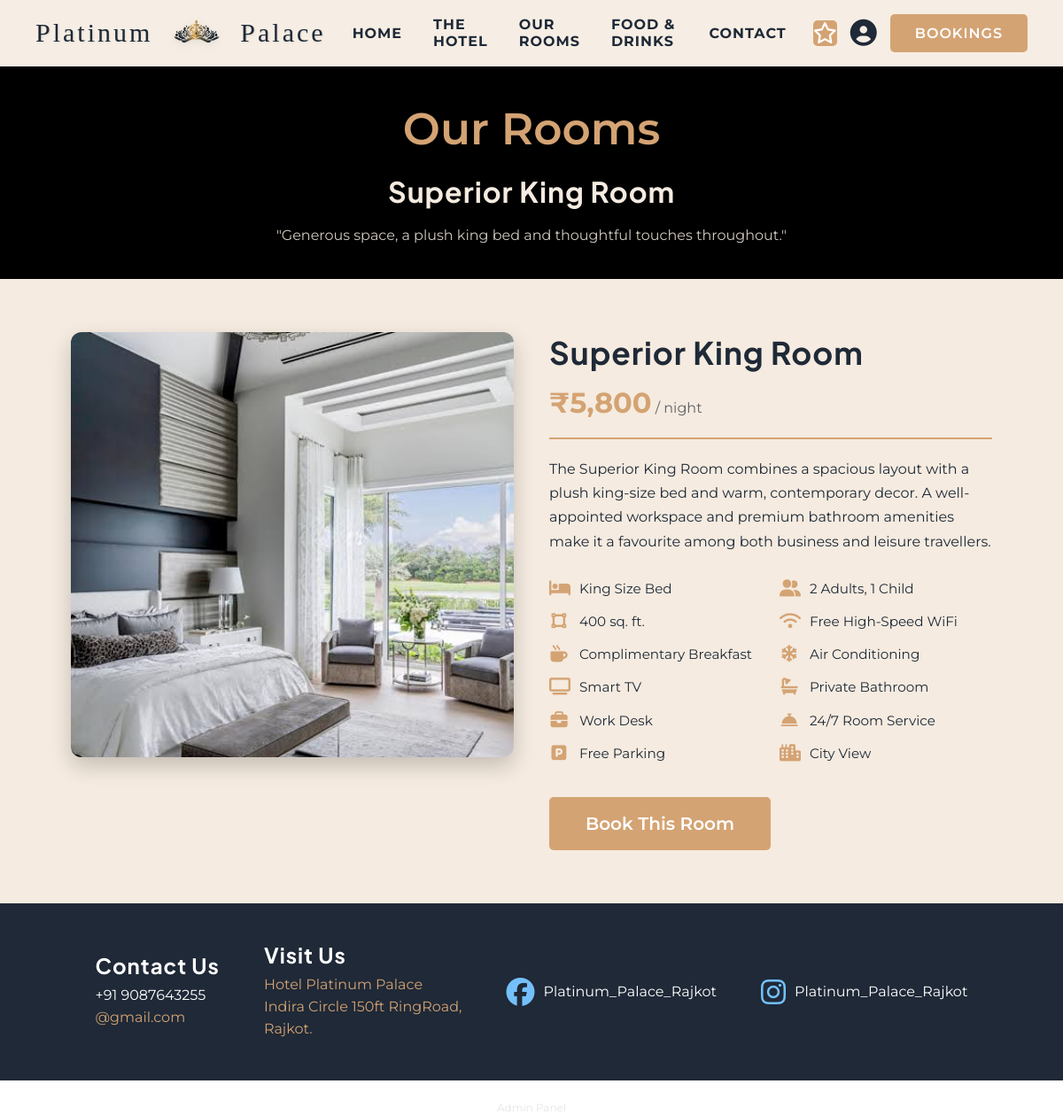
Page /room3.php on the committed database.
### tables this page shows
CREATE TABLE rooms (
    room_id INT AUTO_INCREMENT PRIMARY KEY,
    room_name VARCHAR(100) NOT NULL,        
    room_type VARCHAR(50),                  
    description TEXT,
    price_per_night DECIMAL(10,2) NOT NULL,
    max_occupancy INT DEFAULT 2,
    image_path VARCHAR(255),                
    status ENUM('available','occupied','maintenance') DEFAULT 'available'
);

### room3.php (the view, shortened to what this page needs)
<?php
include 'connection.php';
$room_id = 3;
$stmt = $conn->prepare("SELECT room_id, room_name, price_per_night, image_path FROM rooms WHERE room_id = ?");
$stmt->bind_param("i", $room_id);
$stmt->execute();
$result = $stmt->get_result();
$room = $result->fetch_assoc();
?>
<!DOCTYPE html>
<html lang="en">
<head>
    <link rel="stylesheet" href="room1.css">
    <link rel="stylesheet" href="https://cdnjs.cloudflare.com/ajax/libs/font-awesome/6.5.1/css/all.min.css">
</head>
<body>
    <?php include 'navbar.php'; ?>
    <div class="room1_hero">
        <p>Our Rooms</p>
        <h1><?php echo htmlspecialchars($room['room_name']); ?></h1>
        <div id="hero_sub">"Generous space, a plush king bed and thoughtful touches throughout."</div>
    </div>
    <div class="room1_body">
        <div class="room1_gallery">
            <img src="<?php echo htmlspecialchars($room['image_path']); ?>" alt="<?php echo htmlspecialchars($room['room_name']); ?>">
        </div>
        <div class="room1_info">
            <div class="room1_info_head">
                <h2><?php echo htmlspecialchars($room['room_name']); ?></h2>
                <div class="room1_price">
                    <span class="amount">₹<?php echo number_format($room['price_per_night'], 0); ?></span>
                    <span class="per">/ night</span>
                </div>
            </div>
            <p class="room1_desc">
                The Superior King Room combines a spacious layout with a plush king-size bed and warm,
                contemporary decor. A well-appointed workspace and premium bathroom amenities make it a
                favourite among both business and leisure travellers.
            </p>
            <div class="room1_features">
                <div class="feature"><i class="fa-solid fa-bed"></i><span>King Size Bed</span></div>
                <div class="feature"><i class="fa-solid fa-user-group"></i><span>2 Adults, 1 Child</span></div>
                <div class="feature"><i class="fa-solid fa-vector-square"></i><span>400 sq. ft.</span></div>
                <div class="feature"><i class="fa-solid fa-wifi"></i><span>Free High-Speed WiFi</span></div>
                <div class="feature"><i class="fa-solid fa-mug-hot"></i><span>Complimentary Breakfast</span></div>
                <div class="feature"><i class="fa-solid fa-snowflake"></i><span>Air Conditioning</span></div>
                <div class="feature"><i class="fa-solid fa-tv"></i><span>Smart TV</span></div>
                <div class="feature"><i class="fa-solid fa-bath"></i><span>Private Bathroom</span></div>
                <div class="feature"><i class="fa-solid fa-briefcase"></i><span>Work Desk</span></div>
                <div class="feature"><i class="fa-solid fa-bell-concierge"></i><span>24/7 Room Service</span></div>
                <div class="feature"><i class="fa-solid fa-square-parking"></i><span>Free Parking</span></div>
                <div class="feature"><i class="fa-solid fa-city"></i><span>City View</span></div>
            </div>
            <div class="room1_book_btn">
                <a href="book_room.php?room_id=<?php echo $room['room_id']; ?>">
                    <button>Book This Room</button>
                </a>
            </div>
        </div>
    </div>
    <?php include 'footer.php'; ?>
</body>
</html>

### room1.css (style rules this page uses)
* { margin: 0; padding: 0; box-sizing: border-box; font-family: 'Montserrat', sans-serif; }
.room1_hero { min-height: 220px; height: auto; width: 100%; background-color: black; text-align: center; padding: 40px 20px; }
.room1_hero p { font-size: 50px; font-weight: 600; color: #D4A373; }
.room1_hero h1 { color: #F5EBE0; margin: 20px 0; letter-spacing: 1px; }
#hero_sub { color: #F5EBE0; margin: 20px auto 0 auto; max-width: 600px; opacity: 0.85; }
.room1_body { display: flex; flex-wrap: wrap; gap: 40px; padding: 60px 80px; background-color: #F5EBE0; align-items: flex-start; }
.room1_gallery { flex: 1 1 420px; }
.room1_gallery img { width: 100%; height: 480px; object-fit: cover; border-radius: 12px; box-shadow: 0 10px 25px rgba(0,0,0,0.2); }
.room1_info { flex: 1 1 420px; }
.room1_info_head { display: flex; justify-content: space-between; align-items: flex-end; flex-wrap: wrap; gap: 15px; border-bottom: 2px solid #D4A373; padding-bottom: 20px; margin-bottom: 20px; }
.room1_info_head h2 { color: #1f2937; font-size: 2.2rem; }
.room1_price .amount { font-size: 2rem; font-weight: 700; color: #D4A373; }
.room1_price .per { font-size: 1rem; color: #1f2937; opacity: 0.7; }
.room1_desc { color: #1f2937; line-height: 1.7; margin-bottom: 30px; }
.room1_features { display: grid; grid-template-columns: repeat(2, 1fr); gap: 18px 20px; margin-bottom: 40px; }
.feature { display: flex; align-items: center; gap: 12px; color: #1f2937; font-size: 0.95rem; }
.feature i { color: #D4A373; font-size: 1.2rem; width: 22px; text-align: center; }
.room1_book_btn button { height: 60px; width: 250px; color: white; background-color: #D4A373; border: none; border-radius: 10px; font-size: 20px; font-weight: 600; cursor: pointer; transition: 0.2s ease; }
button, .btn-booking, input[type="submit"], .btn { background-color: #D4A373 !important; color: white !important; border-radius: 5px !important; border: none !important; font-weight: 600 !important; transition: all 0.3s ease !important; }
h1, h2, h3, h4, h5, h6 { font-family: 'Plus Jakarta Sans', sans-serif !important; letter-spacing: 1px; }

### style.css (style rules this page uses)
* { margin: 0; padding: 0; box-sizing: border-box; font-family: 'Montserrat', sans-serif; }
h1, h2, h3, h4, h5, h6 { font-family: 'Plus Jakarta Sans', sans-serif; letter-spacing: 1px; }
button { height: 45px; width: 150px; cursor: pointer; }
button, .btn-booking, input[type="submit"], .btn { background-color: #D4A373 !important; color: white !important; border-radius: 5px !important; border: none !important; font-weight: 600 !important; transition: all 0.3s ease !important; }
h1, h2, h3, h4, h5, h6 { font-family: 'Plus Jakarta Sans', sans-serif !important; letter-spacing: 1px; }

### rows in the picture
rooms: room_name "Superior King Room", image_path (picture), price_per_night "5,800"
